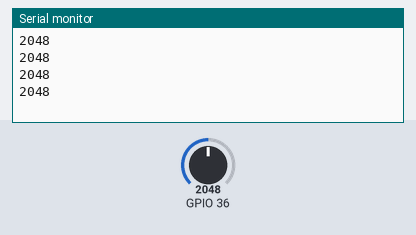
The sketch below on a simulated ESP32. On the bench: the last lines printed to the serial monitor. The test bench sets the inputs (shaded band); at power-on: GPIO 36 = 2048. Nothing arrives over Bluetooth unless stated.

Above: at 1.2 s.
1.3 s: GPIO 36 set to 2866
At 1.71 s:
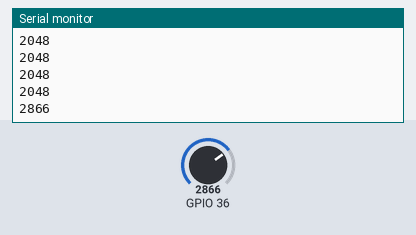
2.8 s: GPIO 36 set to 3603
At 2.91 s:
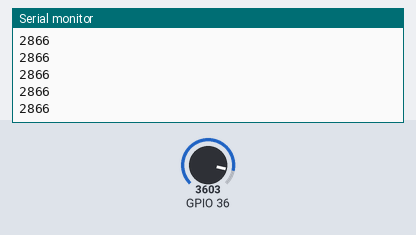
Timing chart, 0 to 5.8 s (numbered marks = the images above; inputs shaded):
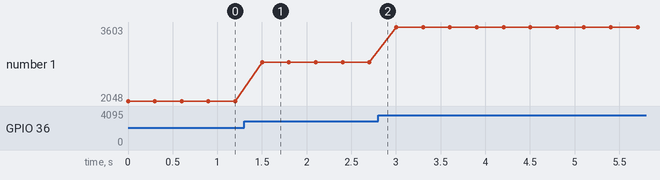

Measured:
- after the input at 1.3 s, the serial monitor: prints a new line after 0.20 s (image 1)
- plotted number 1: 2048 → 2866 after the input at 1.3 s, 2866 → 3603 after the input at 2.8 s

The sketch:

ESP32BT_test_Transfer_data.ino
```cpp
//https://makerpro.cc/2017/03/how-to-set-up-esp32-on-arduino-ide/
#include <BluetoothSerial.h>
BluetoothSerial SerialBT;//宣告藍芽物件=SerialBT

void setup() {
  // put your setup code here, to run once:
  Serial.begin(9600);//序列視窗
  SerialBT.begin("BLETEST");//<<藍芽名稱，請自己記得
  pinMode(36,ANALOG);

}

void loop() {

  SerialBT.print(int(analogRead(36)));
  Serial.println(analogRead(36));
  delay(300);
}
```
